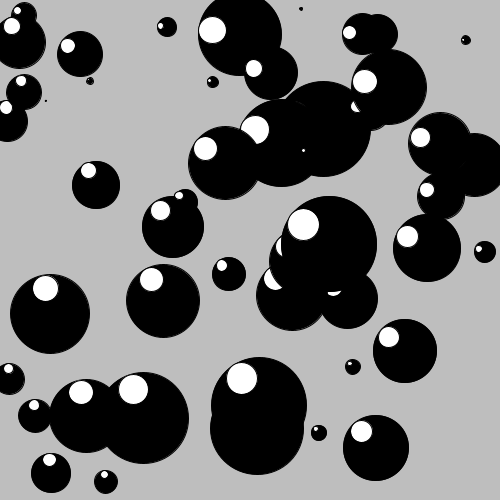
Frame 1 (no input)
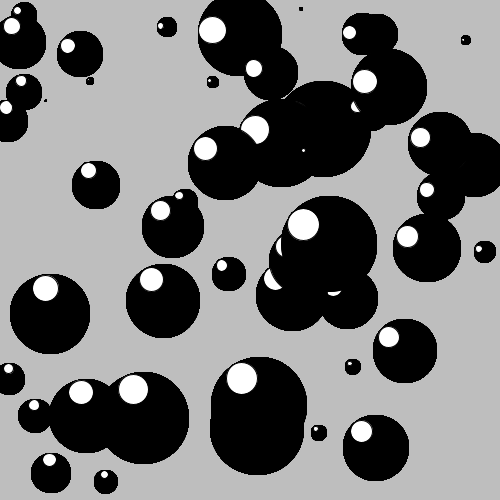
Frame 60 (the mouse pressed at the canvas centre just before this capture)
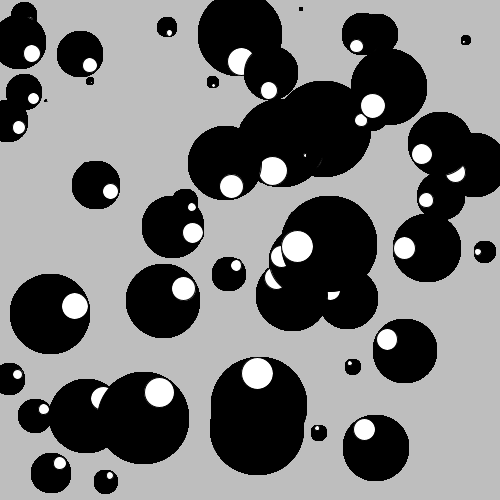
Frame 120 (the mouse held since frame 60 and released just before this capture)

The Processing sketch that drew these frames (run headless with seeded random() and noise(); from frame 60 on, the mouse is pressed at the canvas centre):

// Processing sketch: ulls
// ── ulls.pde
ull a, b;
ull[] z;
void setup() {
  size(500, 500);
  background(190);
  a= new ull(100, 250, 200);
  b= new ull(500-100, 250, 200);
  z= new ull[50];
  for (int i=0; i< 50; i++) {
    z[i] = new ull((int)random(500), (int) random(500), random(100));
  }
}

void draw () {
  // a.run();
  //b.run();
  for (ull k : z) {
    k.run();
  }
}
void mouseClicked() {
  save("ull.png");
  for (int i=0; i< 50; i++) {
    z[i] = new ull((int)random(500), (int) random(500), random(100));
  }
  background(190);
}

// ── anexo.pde
public class ull {
  int posX, posY;
  float radiExterior;
  float radiPupila;

  ull(int a, int b, float c) {
    posX=a;
    posY=b;
    radiExterior=c;
    radiPupila=c/3;
  }

  void run() {
    fill(0);
    ellipse(posX, posY, radiExterior, radiExterior);
    PVector centre= new PVector(posX, posY);
    PVector mouse= new PVector(mouseX, mouseY);
    centre=mouse.sub(centre);
    centre.normalize();
    PVector g = new PVector (posX, posY); 
    PVector f= new PVector(mouseX, mouseY);
    float d = g.dist(f);
    d=d>radiPupila ? radiPupila : d;
    fill(255);
    ellipse(centre.x*d+posX, centre.y*d+posY, radiPupila, radiPupila);
  }
}
